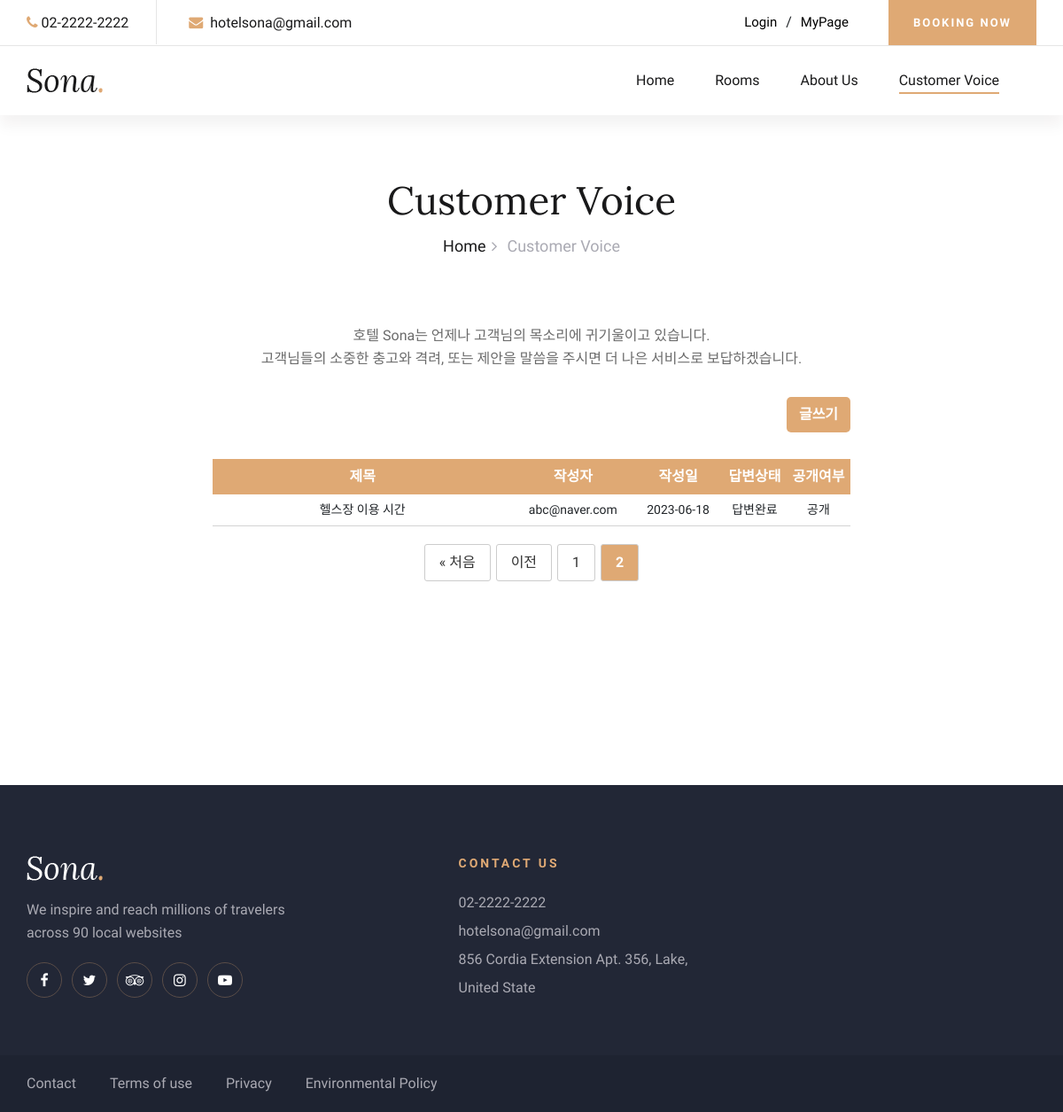
The app's page /inquiries/customer-voice/?page=2, older data.
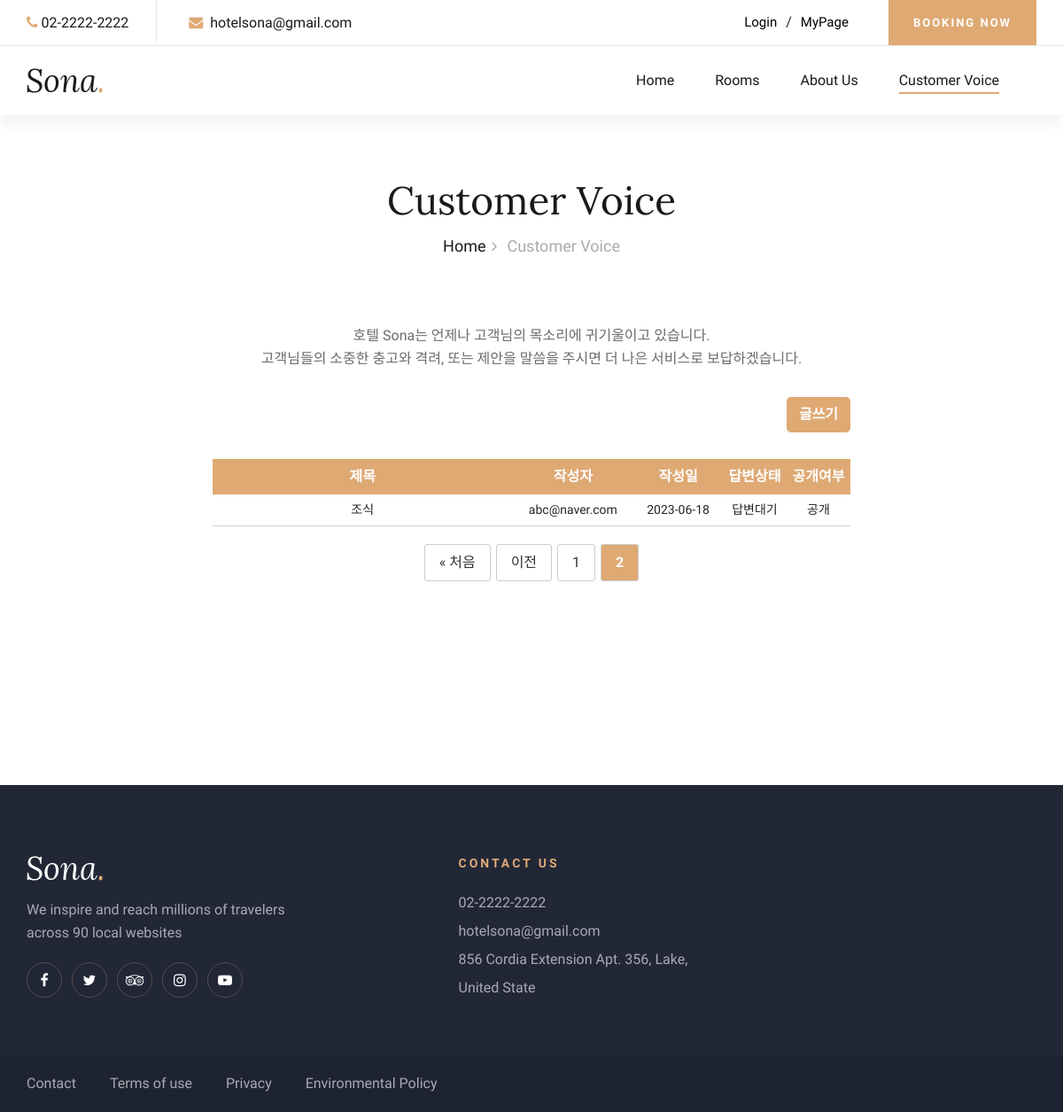
The same page, newer data.
### inquiries/models.py (models this page shows, shortened)
class Question(models.Model):
    author = models.CharField(max_length=30)
    title = models.CharField(max_length=50)
    content = models.TextField()
    created_date = models.DateTimeField(auto_now_add=True)
    answer = models.OneToOneField('Answer', on_delete=models.CASCADE, null=True, blank=True) # 관리자의 답변 여부
    is_public = models.BooleanField(default=True)  # 질문 공개 여부를 나타내는 필드

### inquiries/views.py (the view)
# urls.py: path('customer-voice/', views.customer_voice, name='customer_voice'),
def customer_voice(request):
    question_list = Question.objects.order_by('-created_date')
    paginator = Paginator(question_list, 5) # 페이징
    page = request.GET.get('page')
    questions = paginator.get_page(page)
    context = {'questions': questions}
    return render(request, 'customer-voice.html', context)

### inquiries/templates/customer-voice.html (shortened to what the changed rows need)
{% load static %}
<!DOCTYPE html>
<html lang="zxx">
  <head>
    <link
      rel="stylesheet"
      href="../../static/css/bootstrap.min.css"
      type="text/css"
    />
    <link
      rel="stylesheet"
      href="../../static/css/font-awesome.min.css"
      type="text/css"
    />
    <link
      rel="stylesheet"
      href="../../static/css/elegant-icons.css"
      type="text/css"
    />
    <link
      rel="stylesheet"
      href="../../static/css/flaticon.css"
      type="text/css"
    />
    <link
      rel="stylesheet"
      href="../../static/css/owl.carousel.min.css"
      type="text/css"
    />
    <link
      rel="stylesheet"
      href="../../static/css/nice-select.css"
      type="text/css"
    />
    <link
      rel="stylesheet"
      href="../../static/css/jquery-ui.min.css"
      type="text/css"
    />
    <link
      rel="stylesheet"
      href="../../static/css/magnific-popup.css"
      type="text/css"
    />
    <link
      rel="stylesheet"
      href="../../static/css/slicknav.min.css"
      type="text/css"
    />
    <link rel="stylesheet" href="../../static/css/style.css" type="text/css" />
  </head>
  <body>
    <div class="breadcrumb-section">
      <div class="container">
        <div class="row">
          <div class="col-lg-12">
            <div class="breadcrumb-text">
              <h2>Customer Voice</h2>
            </div>
          </div>
        </div>
      </div>
    </div>
    <section class="contact-section spad" style="margin-top: -85px">
      <div class="qurstion-table" style="width: 60%; margin-left: 20%">
          <table style="width: 100%; text-align: center">
            <thead>
              <tr>
                <th>제목</th>
                <th>작성자</th>
                <th>작성일</th>
                <th>답변상태</th>
                <th>공개여부</th>
              </tr>
            </thead>
            <tbody>
              {% for question in questions %}
              <tr
                style="border-bottom: 1px solid gray; cursor: pointer"
                onclick="location.href='{% url 'inquiries:question_detail'  question.pk  %}'"
              >
                <td style="width: 47%">{{ question.title }}</td>
                <td style="width: 19%">{{ question.author }}</td>
                <td style="width: 14%">{{ question.created_date|date:"Y-m-d" }}</td>
                {% if question.answer %}
                <td style="width: 10%">답변완료</td>
                {% else %}
                <td style="width:10%">답변대기</td>
                {% endif %}
                {% if question.is_public %}
                <td style="width: 10%">공개</td>
                {% else %}
                <td style="width: 10%">비공개</td>
                {% endif %}
              </tr>
              {% endfor %}
            </tbody>
          </table>
        <div class="pagination">
          {% if questions.has_previous %}
          <a href="?page=1">&laquo; 처음</a>
          <a href="?page={{ questions.previous_page_number }}">이전</a>
        {% endif %}
        {% for i in questions.paginator.page_range %}
          {% if questions.number == i %}
            <span class="current-page">{{ i }}</span>
          {% else %}
            <a href="?page={{ i }}">{{ i }}</a>
          {% endif %}
        {% endfor %}
        </div>
      </div>
    </section>
  </body>
</html>

Row changes from the older to the newer data that the page shows:
no longer on this page (row edited): Question: title "헬스장 이용 시간", author "abc@naver.com", created_date "2023-06-18", shows "답변완료", is_public "공개"
added Question: title "조식", author "abc@naver.com", created_date "2023-06-18", shows "답변대기", is_public "공개"
